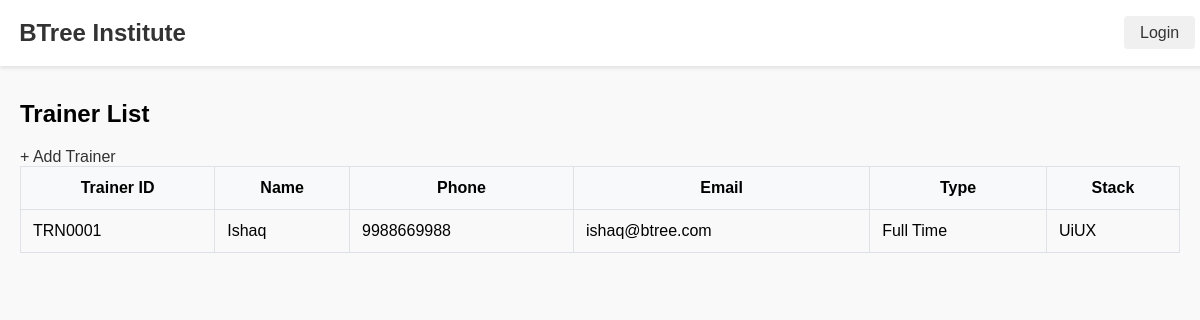
Screenshot of /trainers/ with the database file from the repository.
### trainersdb/models.py (models this page shows, shortened)
class Trainer(models.Model):
    TRAINER_TYPE_CHOICES = [
        ('FT', 'Full Time'),
        ('FL', 'Freelancer'),
    ]
    trainer_id = models.CharField(max_length=10, unique=True, blank=True)
    name = models.CharField(max_length=100)
    phone = models.CharField(max_length=15)
    email = models.EmailField()
    trainer_type = models.CharField(max_length=2, choices=TRAINER_TYPE_CHOICES)
    stack = models.CharField(max_length=200)

### trainersdb/views.py (the view)
# urls.py: path('', trainer_list, name='trainer_list'),
def trainer_list(request):
    trainers = Trainer.objects.all()
    return render(request, 'trainersdb/trainer_list.html', {'trainers': trainers})

### templates/trainersdb/trainer_list.html
{% extends "base.html" %}
{% block content %}
<h2>Trainer List</h2>
<a href="{% url 'create_trainer' %}">+ Add Trainer</a>
<table border="1" cellpadding="5" cellspacing="0">
    <tr>
        <th>Trainer ID</th>
        <th>Name</th>
        <th>Phone</th>
        <th>Email</th>
        <th>Type</th>
        <th>Stack</th>
    </tr>
    {% for trainer in trainers %}
    <tr>
        <td>{{ trainer.trainer_id }}</td>
        <td>{{ trainer.name }}</td>
        <td>{{ trainer.phone }}</td>
        <td>{{ trainer.email }}</td>
        <td>{{ trainer.get_trainer_type_display }}</td>
        <td>{{ trainer.stack }}</td>
    </tr>
    {% endfor %}
</table>
{% endblock %}

### static/css/styles.css (style rules this page uses)
body { font-family: Arial, sans-serif; margin: 0; padding: 0; background-color: #f9f9f9; }
a { text-decoration: none; color: #333; }

### rows the page displays
Trainer: trainer_id "TRN0001", name "Ishaq", phone "9988669988", email "ishaq@btree.com", trainer_type "Full Time", stack "UiUX"
